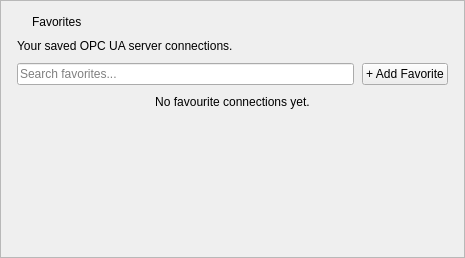
<?xml version="1.0" encoding="UTF-8"?>
<ui version="4.0">
 <class>FavoritesWidget</class>
 <widget class="QFrame" name="FavoritesWidget">
  <property name="geometry">
   <rect>
    <x>0</x>
    <y>0</y>
    <width>465</width>
    <height>258</height>
   </rect>
  </property>
  <property name="frameShape">
   <enum>QFrame::StyledPanel</enum>
  </property>
  <layout class="QVBoxLayout" name="rootLayout">
   <property name="spacing">
    <number>10</number>
   </property>
   <property name="leftMargin">
    <number>16</number>
   </property>
   <property name="topMargin">
    <number>14</number>
   </property>
   <property name="rightMargin">
    <number>16</number>
   </property>
   <property name="bottomMargin">
    <number>14</number>
   </property>
   <item>
    <layout class="QHBoxLayout" name="headerLayout">
     <property name="spacing">
      <number>8</number>
     </property>
     <item>
      <widget class="ThemedIconLabel" name="starIcon">
       <property name="sizePolicy">
        <sizepolicy hsizetype="Maximum" vsizetype="Preferred">
         <horstretch>0</horstretch>
         <verstretch>0</verstretch>
        </sizepolicy>
       </property>
       <property name="text">
        <string/>
       </property>
       <property name="alignment">
        <set>Qt::AlignCenter</set>
       </property>
      </widget>
     </item>
     <item>
      <widget class="QLabel" name="titleLabel">
       <property name="text">
        <string>Favorites</string>
       </property>
      </widget>
     </item>
     <item>
      <spacer name="headerSpacer">
       <property name="orientation">
        <enum>Qt::Horizontal</enum>
       </property>
       <property name="sizeHint" stdset="0">
        <size>
         <width>0</width>
         <height>0</height>
        </size>
       </property>
      </spacer>
     </item>
    </layout>
   </item>
   <item>
    <widget class="QLabel" name="subtitleLabel">
     <property name="text">
      <string>Your saved OPC UA server connections.</string>
     </property>
    </widget>
   </item>
   <item>
    <layout class="QHBoxLayout" name="searchLayout">
     <property name="spacing">
      <number>8</number>
     </property>
     <item>
      <widget class="QLineEdit" name="searchEdit">
       <property name="placeholderText">
        <string>Search favorites...</string>
       </property>
       <property name="clearButtonEnabled">
        <bool>true</bool>
       </property>
      </widget>
     </item>
     <item>
      <widget class="ThemedPushButton" name="addButton">
       <property name="text">
        <string>+ Add Favorite</string>
       </property>
      </widget>
     </item>
    </layout>
   </item>
   <item>
    <widget class="QLabel" name="emptyLabel">
     <property name="text">
      <string>No favourite connections yet.</string>
     </property>
     <property name="alignment">
      <set>Qt::AlignCenter</set>
     </property>
    </widget>
   </item>
   <item>
    <widget class="QScrollArea" name="scrollArea">
     <property name="frameShape">
      <enum>QFrame::NoFrame</enum>
     </property>
     <property name="horizontalScrollBarPolicy">
      <enum>Qt::ScrollBarAlwaysOff</enum>
     </property>
     <property name="widgetResizable">
      <bool>true</bool>
     </property>
     <widget class="QWidget" name="listContainer">
      <property name="geometry">
       <rect>
        <x>0</x>
        <y>0</y>
        <width>431</width>
        <height>112</height>
       </rect>
      </property>
      <layout class="QVBoxLayout" name="listLayout">
       <property name="spacing">
        <number>8</number>
       </property>
       <property name="leftMargin">
        <number>0</number>
       </property>
       <property name="topMargin">
        <number>0</number>
       </property>
       <property name="rightMargin">
        <number>0</number>
       </property>
       <property name="bottomMargin">
        <number>0</number>
       </property>
       <item>
        <spacer name="listSpacer">
         <property name="orientation">
          <enum>Qt::Vertical</enum>
         </property>
         <property name="sizeHint" stdset="0">
          <size>
           <width>0</width>
           <height>0</height>
          </size>
         </property>
        </spacer>
       </item>
      </layout>
     </widget>
    </widget>
   </item>
  </layout>
 </widget>
 <customwidgets>
  <customwidget>
   <class>ThemedPushButton</class>
   <extends>QPushButton</extends>
   <header>widgets/themedpushbutton.h</header>
  </customwidget>
  <customwidget>
   <class>ThemedIconLabel</class>
   <extends>QLabel</extends>
   <header>widgets/themediconlabel.h</header>
  </customwidget>
 </customwidgets>
 <resources/>
 <connections/>
</ui>
